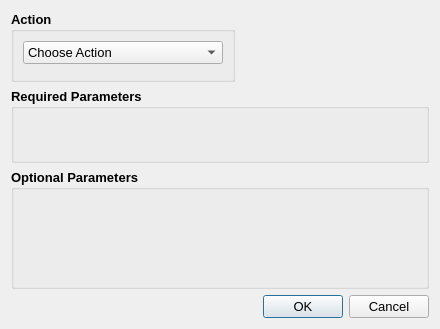
<?xml version="1.0" encoding="UTF-8"?>
<ui version="4.0">
 <class>eventDialog</class>
 <widget class="QDialog" name="eventDialog">
  <property name="geometry">
   <rect>
    <x>0</x>
    <y>0</y>
    <width>432</width>
    <height>319</height>
   </rect>
  </property>
  <property name="sizePolicy">
   <sizepolicy hsizetype="Preferred" vsizetype="Preferred">
    <horstretch>0</horstretch>
    <verstretch>3</verstretch>
   </sizepolicy>
  </property>
  <property name="minimumSize">
   <size>
    <width>0</width>
    <height>0</height>
   </size>
  </property>
  <property name="font">
   <font>
    <pointsize>10</pointsize>
   </font>
  </property>
  <property name="windowTitle">
   <string>Dialog</string>
  </property>
  <property name="sizeGripEnabled">
   <bool>false</bool>
  </property>
  <property name="modal">
   <bool>false</bool>
  </property>
  <layout class="QGridLayout" name="gridLayout">
   <property name="sizeConstraint">
    <enum>QLayout::SetFixedSize</enum>
   </property>
   <item row="4" column="1" colspan="2">
    <widget class="QDialogButtonBox" name="buttonBox">
     <property name="minimumSize">
      <size>
       <width>0</width>
       <height>0</height>
      </size>
     </property>
     <property name="orientation">
      <enum>Qt::Horizontal</enum>
     </property>
     <property name="standardButtons">
      <set>QDialogButtonBox::Cancel|QDialogButtonBox::Ok</set>
     </property>
    </widget>
   </item>
   <item row="2" column="0" colspan="3">
    <widget class="QGroupBox" name="rParamBox">
     <property name="minimumSize">
      <size>
       <width>200</width>
       <height>75</height>
      </size>
     </property>
     <property name="font">
      <font>
       <weight>75</weight>
       <bold>true</bold>
      </font>
     </property>
     <property name="title">
      <string>Required Parameters</string>
     </property>
     <layout class="QVBoxLayout" name="verticalLayout">
      <property name="sizeConstraint">
       <enum>QLayout::SetDefaultConstraint</enum>
      </property>
     </layout>
    </widget>
   </item>
   <item row="1" column="2">
    <spacer name="spacer1">
     <property name="orientation">
      <enum>Qt::Horizontal</enum>
     </property>
     <property name="sizeHint" stdset="0">
      <size>
       <width>40</width>
       <height>20</height>
      </size>
     </property>
    </spacer>
   </item>
   <item row="1" column="0" colspan="2">
    <widget class="QGroupBox" name="actFrm">
     <property name="maximumSize">
      <size>
       <width>16777215</width>
       <height>75</height>
      </size>
     </property>
     <property name="font">
      <font>
       <weight>75</weight>
       <bold>true</bold>
      </font>
     </property>
     <property name="autoFillBackground">
      <bool>false</bool>
     </property>
     <property name="title">
      <string>Action</string>
     </property>
     <layout class="QHBoxLayout" name="horizontalLayout">
      <property name="bottomMargin">
       <number>15</number>
      </property>
      <item>
       <widget class="QComboBox" name="actionCB">
        <property name="minimumSize">
         <size>
          <width>200</width>
          <height>0</height>
         </size>
        </property>
        <property name="font">
         <font>
          <weight>50</weight>
          <bold>false</bold>
         </font>
        </property>
        <property name="currentText">
         <string>Choose Action</string>
        </property>
        <item>
         <property name="text">
          <string>Choose Action</string>
         </property>
        </item>
        <item>
         <property name="text">
          <string>Format Raw Data</string>
         </property>
        </item>
        <item>
         <property name="text">
          <string>Add Variable</string>
         </property>
        </item>
        <item>
         <property name="text">
          <string>Create Plot Data</string>
         </property>
        </item>
        <item>
         <property name="text">
          <string>Modify Plot Data</string>
         </property>
        </item>
        <item>
         <property name="text">
          <string>Truncate Plot Data By Value</string>
         </property>
        </item>
        <item>
         <property name="text">
          <string>Truncate Plot Data By Turn</string>
         </property>
        </item>
       </widget>
      </item>
     </layout>
    </widget>
   </item>
   <item row="3" column="0" colspan="3">
    <widget class="QGroupBox" name="oParamBox">
     <property name="minimumSize">
      <size>
       <width>200</width>
       <height>120</height>
      </size>
     </property>
     <property name="font">
      <font>
       <weight>75</weight>
       <bold>true</bold>
      </font>
     </property>
     <property name="title">
      <string>Optional Parameters</string>
     </property>
     <layout class="QVBoxLayout" name="verticalLayout_2">
      <property name="sizeConstraint">
       <enum>QLayout::SetDefaultConstraint</enum>
      </property>
     </layout>
    </widget>
   </item>
  </layout>
 </widget>
 <resources/>
 <connections/>
</ui>
